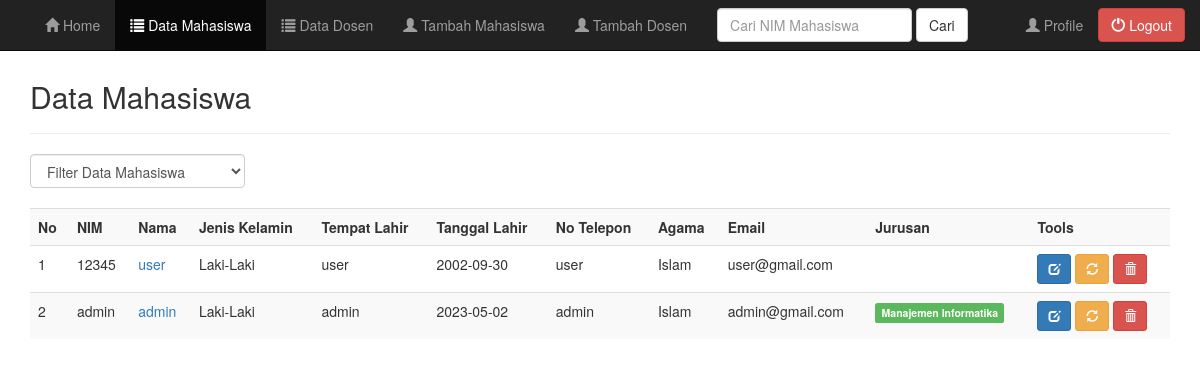
/admin/data.php (signed in), run on an earlier commit of the app's database.
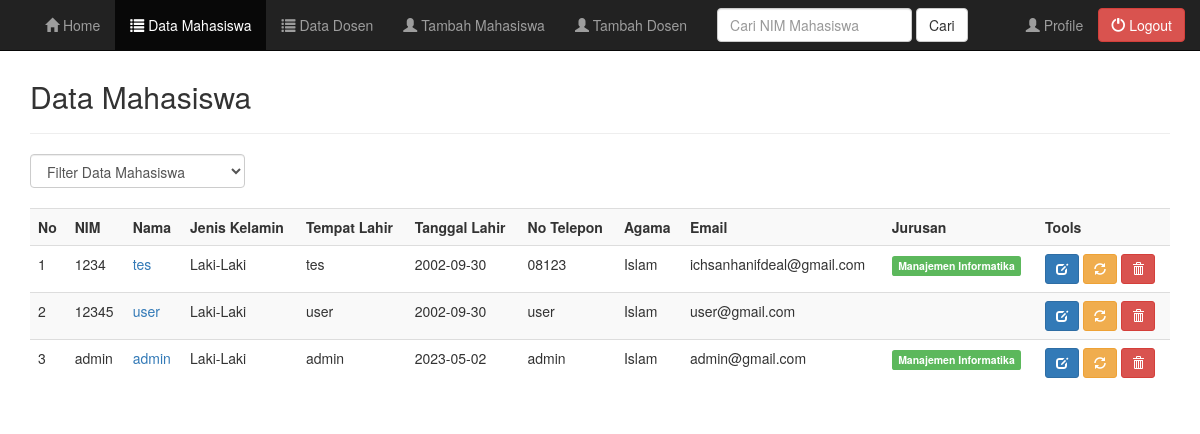
And on a later commit of the database.
### tables this page shows
CREATE TABLE `tbl_mahasiswa` (
  `nim` varchar(20) NOT NULL DEFAULT '',
  `username` varchar(20) NOT NULL,
  `password` varchar(32) NOT NULL,
  `level` varchar(30) NOT NULL,
  `nama` varchar(50) NOT NULL,
  `jenis_kelamin` varchar(20) NOT NULL,
  `tempat_lahir` varchar(30) NOT NULL,
  `tanggal_lahir` date NOT NULL,
  `alamat_asal` varchar(100) NOT NULL,
  `alamat_sekarang` varchar(100) NOT NULL,
  `no_telepon` varchar(13) NOT NULL,
  `email` varchar(30) NOT NULL,
  `agama` varchar(50) NOT NULL,
  `jurusan` varchar(255) NOT NULL,
  `fakultas` varchar(50) NOT NULL
);

### admin/data.php (the view, shortened to what this page needs)
<?php
include("header.php");
include("../koneksi.php");
?>
	<div class="container">
		<div class="content">
			<h2>Data Mahasiswa</h2>
			<hr />
			<form class="form-inline" method="get">
				<div class="form-group">
				<select name="filter" class="form-control" onchange="form.submit()">
						<option value="0">Filter Data Mahasiswa</option>
						<?php $filter = addslashes(isset($_GET['filter']) ? strtolower($_GET['filter']) : NULL);  ?>
					</select>
				</div>
			</form>
			<br />
			<div class="table-responsive">
				<table class="table table-striped table-hover">
					<tr>
						<th>No</th>
						<th>NIM</th>
						<th>Nama</th>
						<th>Jenis Kelamin</th>
						<th>Tempat Lahir</th>
						<th>Tanggal Lahir</th>
						<th>No Telepon</th>
						<th>Agama</th>
						<th>Email</th>
						<th>Jurusan</th>
						<th>Tools</th>
					</tr>
					<?php
					if($filter){
						$sql = mysqli_query($koneksi, "SELECT * FROM tbl_mahasiswa WHERE jurusan='$filter' ORDER BY nim ASC");
					}else{
						$sql = mysqli_query($koneksi, "SELECT * FROM tbl_mahasiswa ORDER BY nim ASC");
					}
					if(mysqli_num_rows($sql) == 0){
						echo '<tr><td colspan="14">Data Tidak Ada.</td></tr>';
					}else{
						$no = 1;
						while($row = mysqli_fetch_assoc($sql)){
							echo '
							<tr>
								<td>'.$no.'</td>
								<td>'.$row['nim'].'</td>
								<td><a href="profile_mahasiswa.php?nim='.$row['nim'].'">'.$row['nama'].'</a></td>
								<td>'.$row['jenis_kelamin'].'</td>
								<td>'.$row['tempat_lahir'].'</td>
								<td>'.$row['tanggal_lahir'].'</td>
								<td>'.$row['no_telepon'].'</td>
								<td>'.$row['agama'].'</td>
								<td>'.$row['email'].'</td>
								<td>';
								if($row['jurusan'] == 'Manajemen Informatika'){
									echo '<span class="label label-success">Manajemen Informatika</span>';
								}
							echo '
								</td>
								<td>
									<a href="edit_mahasiswa.php?nim='.$row['nim'].'" title="Edit Data" data-toggle="tooltip" class="btn btn-primary btn-sm mr3"><span class="glyphicon glyphicon-edit" aria-hidden="true"></span></a>
									<a href="password.php?nim='.$row['nim'].'" title="Ganti Password" data-toggle="tooltip" class="btn btn-warning btn-sm mr3"><span class="glyphicon glyphicon-refresh" aria-hidden="true"></span></a>
									<a href="data.php?aksi=delete&nim='.$row['nim'].'" title="Hapus Data" data-toggle="tooltip" onclick="return confirm(\'Anda yakin akan menghapus data '.$row['nama'].'?\')" class="btn btn-danger btn-sm mr3"><span class="glyphicon glyphicon-trash" aria-hidden="true"></span></a>
								</td>
							</tr>
							';
							$no++;
						}
					}
					?>
				</table>
			</div>
		</div>
	</div>
<?php
include("footer.php");
?>

What changed in the data, as far as the page shows it:
added tbl_mahasiswa: nim "1234", nama "tes", jenis_kelamin "Laki-Laki", tempat_lahir "tes", tanggal_lahir "2002-09-30", no_telepon "08123", agama "Islam", email "ichsanhanifdeal@gmail.com", shows "Manajemen Informatika"
